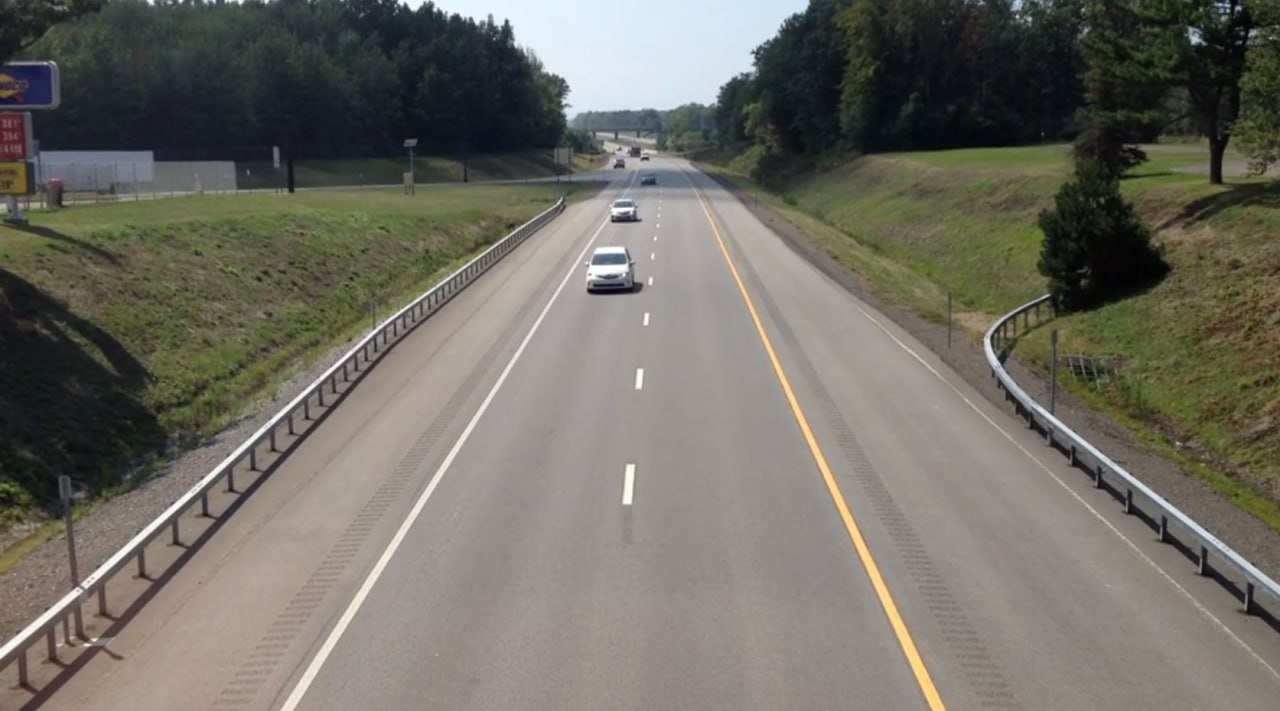
#> input picture Dashboard/backend/src/lane1.jpg, 1280 x 711 px
$ python -i road_detect.py   (imports and definitions only)
#> lines starting #> are read from the running program, lines starting #| are printed output that depends on the picture
#> further down, picture is the input picture: shape (711, 1280, 3); mean B, G, R 100.3, 108.9, 111.9
import numpy as np
import cv2 as cv2


def fixColor(image):
    return cv2.cvtColor(image, cv2.COLOR_BGR2RGB)


# [71 lines left out: functions draw_lanes_on_frame, draw_lane_lines, get_overlay, not called in this run]


def detect(image, h_threshold=80, distance_threshold=50):

    # We will convert the image to greyscale and run a Gaussian filter to remove small edges
#> called with h_threshold = 80, distance_threshold = 50
    gray = cv2.cvtColor(image, cv2.COLOR_BGR2GRAY)
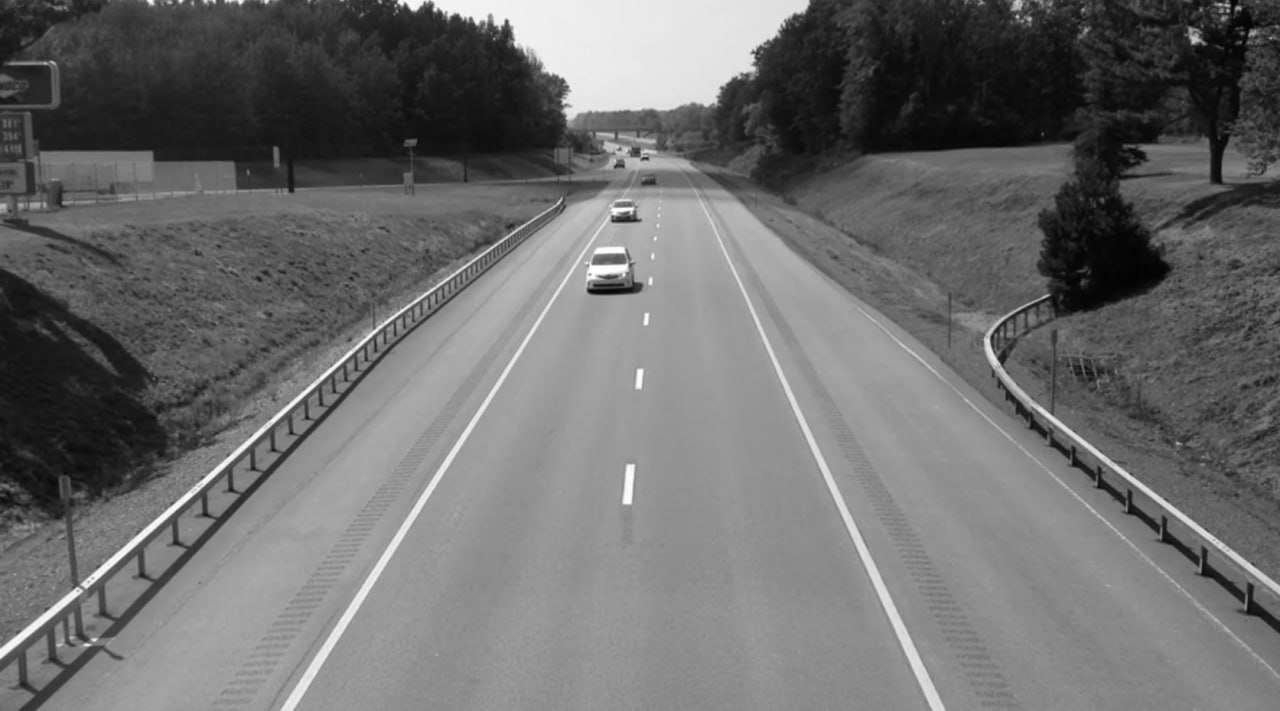
#> gray: shape (711, 1280); min 1, max 255, mean 108.8
    gray = cv2.GaussianBlur(gray, (11, 11), 0)

    # We will use Canny edge detection to create edges
    edges = cv2.Canny(
        gray, 70, 50
    )  # Important pareameters for accurate lines in various frame lighting conditions
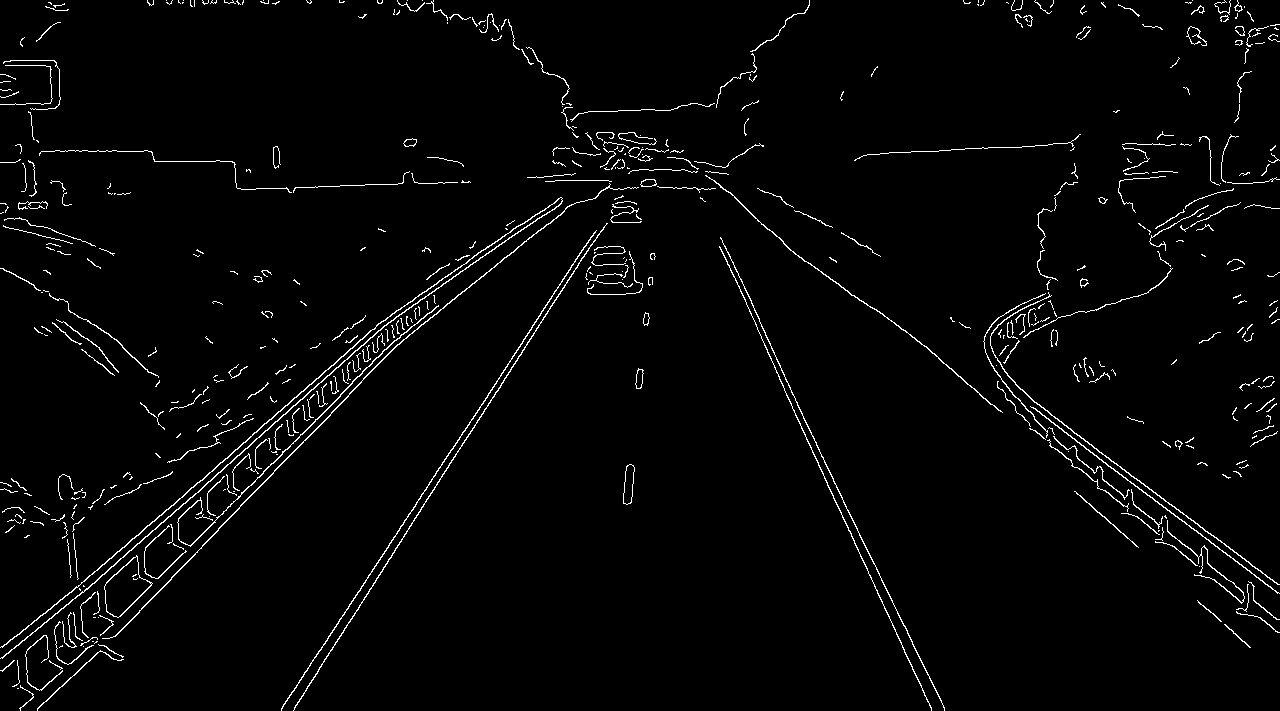
#> edges: shape (711, 1280); 2.4% white in thin lines or dots

    # Apply HoughLines

    lines = cv2.HoughLinesP(
        edges,
        rho=1,
        theta=np.pi / 180,
        threshold=h_threshold,
        minLineLength=5,
        maxLineGap=250,
    )
#> lines = 60 rows, first 6: [76, 659, 625, 110], [100, 651, 622, 110], [101, 651, 624, 110], [652, 109, 931, 708], [414, 518, 682, 105], [62, 599, 600, 132]

    lines_with_x = [(line, (line[0][0] + line[0][2]) // 2) for line in lines]
#> lines_with_x = 60 items, first 6: ([[76, 659, 625, 110]], 350), ([[100, 651, 622, 110]], 361), ([[101, 651, 624, 110]], 362), ([[652, 109, 931, 708]], 791), ([[414, 518, 682, 105]], 548), ([[62, 599, 600, 132]], 331)

    # Sort by x position (from left to right)
    lines_with_x.sort(key=lambda x: x[1])
    filtered_lines_x = []
    filtered_lines_y = []
    prev_x = None
    for line, x in lines_with_x:
        if (prev_x is None or abs(x - prev_x) >= distance_threshold) and (
            abs(line[0][1] - line[0][3]) > (abs(line[0][0] - line[0][2]) / 3)
        ):
            if line[0][1] > line[0][3]:
                filtered_lines_x.append(line)
                prev_x = x
            else:
                filtered_lines_y.append(line)
                prev_x = x
#> this loop made 60 passes
#> (line, x, prev_x) on passes 1, 6, 25, 32, 35, 38, 42, 47, 53, 57: ([[24, 37, 79, 670]], 51, 51), ([[32, 686, 585, 133]], 308, 308), ([[100, 651, 622, 110]], 361, 361), ([[73, 533, 749, 77]], 411, 411), ([[360, 590, 673, 109]], 516, 516), ([[495, 392, 681, 105]], 588, 588), ([[661, 110, 861, 539]], 761, 761), ([[779, 379, 901, 642]], 840, 840), ([[632, 110, 1277, 632]], 954, 954), ([[997, 374, 1208, 533]], 1102, 1102)
#> (line, x) on passes 2, 3, 4, 5, 7, 8: ([[46, 6, 81, 668]], 63), ([[22, 163, 279, 159]], 150), ([[21, 149, 279, 154]], 150), ([[48, 2, 432, 2]], 240), ([[22, 687, 598, 111]], 310), ([[20, 708, 618, 110]], 319)
#> after the loop, filtered_lines_x = [[[32, 686, 585, 133]], [[100, 651, 622, 110]], [[73, 533, 749, 77]], [[360, 590, 673, 109]], [[495, 392, 681, 105]]]; filtered_lines_y = [[[24, 37, 79, 670]], [[661, 110, 861, 539]], [[779, 379, 901, 642]], [[632, 110, 1277, 632]], [[997, 374, 1208, 533]]]; prev_x = 1102

    res_right = np.array(filtered_lines_x, dtype=np.int32)
#> res_right = [[32, 686, 585, 133], [100, 651, 622, 110], [73, 533, 749, 77], [360, 590, 673, 109], [495, 392, 681, 105]]
    res_left = np.array(filtered_lines_y, dtype=np.int32)
#> res_left = [[24, 37, 79, 670], [661, 110, 861, 539], [779, 379, 901, 642], [632, 110, 1277, 632], [997, 374, 1208, 533]]

    return res_right, res_left

>>> import cv2
>>> picture = cv2.imread('lane1.jpg')
>>> result = detect(picture)
